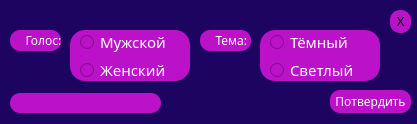
<?xml version="1.0" encoding="UTF-8"?>
<ui version="4.0">
 <class>Dialog</class>
 <widget class="QDialog" name="Dialog">
  <property name="geometry">
   <rect>
    <x>0</x>
    <y>0</y>
    <width>417</width>
    <height>124</height>
   </rect>
  </property>
  <property name="windowTitle">
   <string>Настройки</string>
  </property>
  <property name="styleSheet">
   <string notr="true">background: #1C0460</string>
  </property>
  <widget class="QDialogButtonBox" name="buttonBox">
   <property name="geometry">
    <rect>
     <x>30</x>
     <y>240</y>
     <width>341</width>
     <height>32</height>
    </rect>
   </property>
   <property name="orientation">
    <enum>Qt::Horizontal</enum>
   </property>
   <property name="standardButtons">
    <set>QDialogButtonBox::Cancel|QDialogButtonBox::Ok</set>
   </property>
  </widget>
  <widget class="QFrame" name="frame">
   <property name="geometry">
    <rect>
     <x>70</x>
     <y>30</y>
     <width>120</width>
     <height>51</height>
    </rect>
   </property>
   <property name="styleSheet">
    <string notr="true">background-color: #BB11C9;border-radius: 15px;
color: #ffffff;
font-family: Impact, sans-serif;
font-size: 15px</string>
   </property>
   <property name="frameShape">
    <enum>QFrame::StyledPanel</enum>
   </property>
   <property name="frameShadow">
    <enum>QFrame::Raised</enum>
   </property>
   <widget class="QRadioButton" name="woman_radio_btn">
    <property name="geometry">
     <rect>
      <x>10</x>
      <y>30</y>
      <width>101</width>
      <height>20</height>
     </rect>
    </property>
    <property name="text">
     <string>Женский</string>
    </property>
   </widget>
   <widget class="QRadioButton" name="human_radio_btn">
    <property name="geometry">
     <rect>
      <x>10</x>
      <y>2</y>
      <width>91</width>
      <height>20</height>
     </rect>
    </property>
    <property name="text">
     <string>Мужской</string>
    </property>
   </widget>
  </widget>
  <widget class="QLabel" name="theme_set">
   <property name="geometry">
    <rect>
     <x>200</x>
     <y>30</y>
     <width>51</width>
     <height>21</height>
    </rect>
   </property>
   <property name="styleSheet">
    <string notr="true">font-family: Impact, sans-serif;
background-color: #BB11C9;
border-radius: 10px;
color: #ffffff</string>
   </property>
   <property name="text">
    <string>     Тема:</string>
   </property>
  </widget>
  <widget class="QLabel" name="voice_set">
   <property name="geometry">
    <rect>
     <x>10</x>
     <y>30</y>
     <width>51</width>
     <height>21</height>
    </rect>
   </property>
   <property name="styleSheet">
    <string notr="true">font-family: Impact, sans-serif;
background-color: #BB11C9;
border-radius: 10px;
color: #ffffff</string>
   </property>
   <property name="text">
    <string>     Голос:</string>
   </property>
  </widget>
  <widget class="QFrame" name="frame_2">
   <property name="geometry">
    <rect>
     <x>260</x>
     <y>30</y>
     <width>120</width>
     <height>51</height>
    </rect>
   </property>
   <property name="styleSheet">
    <string notr="true">background-color: #BB11C9;border-radius: 15px;
color: #ffffff;
font-family: Impact, sans-serif;
font-size: 15px</string>
   </property>
   <property name="frameShape">
    <enum>QFrame::StyledPanel</enum>
   </property>
   <property name="frameShadow">
    <enum>QFrame::Raised</enum>
   </property>
   <widget class="QRadioButton" name="white_set_btn">
    <property name="geometry">
     <rect>
      <x>10</x>
      <y>30</y>
      <width>101</width>
      <height>20</height>
     </rect>
    </property>
    <property name="text">
     <string>Светлый</string>
    </property>
   </widget>
   <widget class="QRadioButton" name="black_set_btn">
    <property name="geometry">
     <rect>
      <x>10</x>
      <y>2</y>
      <width>91</width>
      <height>20</height>
     </rect>
    </property>
    <property name="text">
     <string>Тёмный</string>
    </property>
   </widget>
  </widget>
  <widget class="QPushButton" name="set_exit_btn">
   <property name="geometry">
    <rect>
     <x>390</x>
     <y>10</y>
     <width>21</width>
     <height>23</height>
    </rect>
   </property>
   <property name="styleSheet">
    <string notr="true">QPushButton:!hover{ 
	background-color: #BB11C9;
	border-radius: 10px;
	transition: background-color 1sec ease-in;
}
QPushButton:hover{ 
	background-color: red;
	border-radius: 10px;
 }</string>
   </property>
   <property name="text">
    <string>X</string>
   </property>
  </widget>
  <widget class="QPushButton" name="confirm_btn">
   <property name="geometry">
    <rect>
     <x>330</x>
     <y>90</y>
     <width>81</width>
     <height>23</height>
    </rect>
   </property>
   <property name="styleSheet">
    <string notr="true">font-family: Impact, sans-serif;
background-color: #BB11C9;
border-radius: 10px;
color: #ffffff</string>
   </property>
   <property name="text">
    <string>Потвердить</string>
   </property>
  </widget>
  <widget class="QLabel" name="status_bar">
   <property name="geometry">
    <rect>
     <x>10</x>
     <y>93</y>
     <width>151</width>
     <height>20</height>
    </rect>
   </property>
   <property name="styleSheet">
    <string notr="true">font-family: Impact, sans-serif;
background-color: #BB11C9;
border-radius: 10px;
color: #ffffff</string>
   </property>
   <property name="text">
    <string>    </string>
   </property>
  </widget>
 </widget>
 <resources/>
 <connections>
  <connection>
   <sender>buttonBox</sender>
   <signal>rejected()</signal>
   <receiver>Dialog</receiver>
   <slot>reject()</slot>
   <hints>
    <hint type="sourcelabel">
     <x>316</x>
     <y>260</y>
    </hint>
    <hint type="destinationlabel">
     <x>286</x>
     <y>274</y>
    </hint>
   </hints>
  </connection>
  <connection>
   <sender>buttonBox</sender>
   <signal>accepted()</signal>
   <receiver>Dialog</receiver>
   <slot>accept()</slot>
   <hints>
    <hint type="sourcelabel">
     <x>248</x>
     <y>254</y>
    </hint>
    <hint type="destinationlabel">
     <x>157</x>
     <y>274</y>
    </hint>
   </hints>
  </connection>
 </connections>
</ui>
